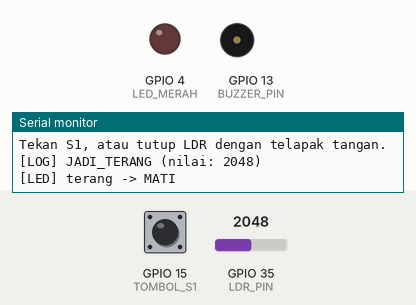
This sketch was run on a simulated ESP32. Parts: output pins drawn as LEDs (lit = HIGH), buzzer (waves = sounding, pin HIGH), the last lines printed to the serial monitor. Inputs (shaded band) come from the test bench; at power-on: GPIO 35 (LDR_PIN) = 2048, GPIO 15 (TOMBOL_S1) LOW.

Above: at 1.2 s.
1.3 s: GPIO 35 (LDR_PIN) set to 2938
2.8 s: GPIO 35 (LDR_PIN) set to 3075
At 3.4 s:
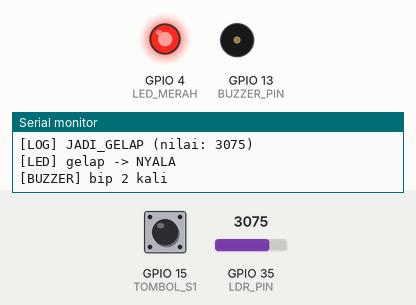
4.5 s: GPIO 15 (TOMBOL_S1) pulled HIGH for 0.15 s
At 4.56 s:
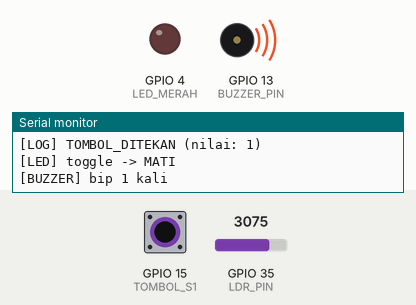
6.1 s: GPIO 15 (TOMBOL_S1) pulled HIGH for 1 s
At 6.16 s:
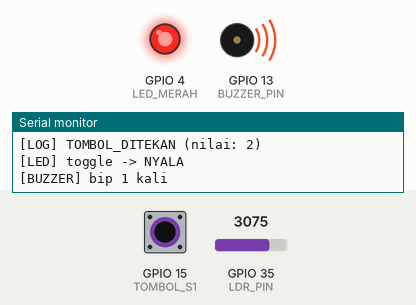
8.6 s: GPIO 15 (TOMBOL_S1) pulled HIGH for 3.2 s
At 9.8 s:
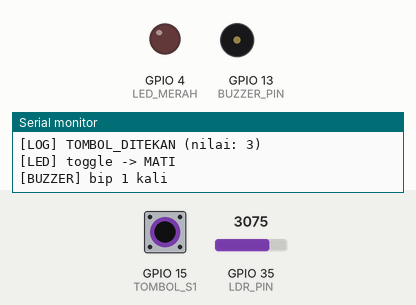
Timing chart, 0 to 11.6 s (numbered marks = the images above; inputs shaded):
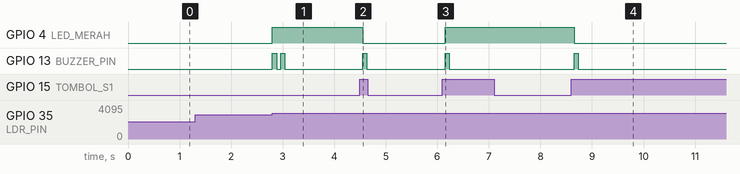

Measured:
- the behaviour switches between 3000 and 3001 on GPIO 35 (LDR_PIN) (found by bisection; images 0 and 1)
- after the input at 1.3 s, every drawn part: stays the same
- after the input at 2.8 s, GPIO 4 (LED_MERAH): LOW → HIGH at once; GPIO 13 (BUZZER_PIN): alternates HIGH for 0.08 s and LOW for 0.08 s, 4 changes in all, then stays LOW, starting at once
- after the input at 4.5 s, GPIO 4 (LED_MERAH): HIGH → LOW after 0.05 s; GPIO 13 (BUZZER_PIN): LOW → HIGH after 0.05 s, → LOW 0.08 s later
- after the input at 6.1 s, GPIO 4 (LED_MERAH): LOW → HIGH after 0.05 s; GPIO 13 (BUZZER_PIN): LOW → HIGH after 0.05 s, → LOW 0.08 s later
- after the input at 8.6 s, GPIO 4 (LED_MERAH): HIGH → LOW after 0.05 s; GPIO 13 (BUZZER_PIN): LOW → HIGH after 0.05 s, → LOW 0.08 s later

The sketch:

p5_event_bus.ino
```cpp
/*
 * BAB 18 - Program 5: Event Bus dengan Antrean Event
 * Sumber event (tombol S1 dan LDR) hanya MENGIRIM event ke antrean.
 * Event bus membagikan setiap event ke semua pendengar yang
 * mendaftar untuk jenis event tersebut.
 *
 * Rangkaian:
 *   Tombol S1 (SW1, pin kuning ke-3) → IO15
 *   LDR (pin kuning ke-1)            → IO35
 *   LED1 (merah)                     → IO4
 *   BUZZ (buzzer aktif)              → IO13
 */

#include <functional>

#define TOMBOL_S1  15
#define LDR_PIN    35
#define LED_MERAH  4
#define BUZZER_PIN 13

// LDR di kit: makin gelap, nilai ADC makin besar. Sesuaikan dengan ruanganmu.
const int AMBANG_GELAP = 3000;   // di atas nilai ini dianggap gelap
const int AMBANG_TERANG = 2500;  // di bawah nilai ini dianggap terang lagi

// ============================================================
// 1. TIPE DATA: jenis event, data event, dan bentuk pendengar
//    (semua tipe ditulis SEBELUM fungsi pertama — lihat catatan)
// ============================================================
enum JenisEvent {
  EVENT_TOMBOL_DITEKAN,
  EVENT_JADI_GELAP,
  EVENT_JADI_TERANG
};

struct Event {
  JenisEvent jenis;
  int nilai;  // data tambahan: jumlah tekan, atau nilai ADC LDR
};

// Pendengar = fungsi apa pun yang menerima sebuah Event
using Pendengar = std::function<void(const Event &)>;

struct Langganan {
  JenisEvent jenis;  // jenis event yang didengarkan
  Pendengar fungsi;  // fungsi yang dipanggil saat event itu terjadi
};

const char *namaEvent(JenisEvent jenis) {
  switch (jenis) {
    case EVENT_TOMBOL_DITEKAN: return "TOMBOL_DITEKAN";
    case EVENT_JADI_GELAP:     return "JADI_GELAP";
    case EVENT_JADI_TERANG:    return "JADI_TERANG";
  }
  return "?";
}

// ============================================================
// 2. ANTREAN EVENT (FIFO, ring buffer)
// ============================================================
const int UKURAN_ANTREAN = 8;
Event antrean[UKURAN_ANTREAN];
int posisiAmbil = 0;  // indeks event yang akan diproses berikutnya
int posisiTaruh = 0;  // indeks tempat event baru akan ditaruh
int jumlahAntre = 0;  // banyaknya event yang sedang menunggu

// Dipanggil oleh SUMBER event: hanya menaruh event di antrean, jadi cepat
void kirimEvent(JenisEvent jenis, int nilai) {
  if (jumlahAntre == UKURAN_ANTREAN) {
    Serial.println("[BUS] Antrean penuh, event dibuang!");
    return;
  }
  antrean[posisiTaruh] = {jenis, nilai};
  posisiTaruh = (posisiTaruh + 1) % UKURAN_ANTREAN;  // setelah indeks 7 kembali ke 0
  jumlahAntre++;
}

// ============================================================
// 3. EVENT BUS: daftar langganan (jenis event → fungsi pendengar)
// ============================================================
const int MAKS_LANGGANAN = 10;
Langganan daftarLangganan[MAKS_LANGGANAN];
int jumlahLangganan = 0;

// Mendaftarkan sebuah pendengar untuk satu jenis event
void dengarkan(JenisEvent jenis, Pendengar fungsi) {
  if (jumlahLangganan == MAKS_LANGGANAN) {
    Serial.println("[BUS] Daftar langganan penuh!");
    return;
  }
  daftarLangganan[jumlahLangganan] = {jenis, fungsi};
  jumlahLangganan++;
}

// Dipanggil di loop(): ambil SATU event, bagikan ke semua pendengarnya
void prosesEvent() {
  if (jumlahAntre == 0) return;
  Event e = antrean[posisiAmbil];
  posisiAmbil = (posisiAmbil + 1) % UKURAN_ANTREAN;
  jumlahAntre--;

  for (int i = 0; i < jumlahLangganan; i++) {
    if (daftarLangganan[i].jenis == e.jenis && daftarLangganan[i].fungsi) {
      daftarLangganan[i].fungsi(e);
    }
  }
}

// ============================================================
// 4. SUMBER EVENT — tidak tahu siapa yang mendengarkan
// ============================================================
// 4a. Tombol S1 (debounce seperti BAB 9)
int bacaanSebelumnya = LOW;
int statusStabil = LOW;
unsigned long waktuBerubah = 0;
int jumlahTekan = 0;

void periksaTombol() {
  int bacaan = digitalRead(TOMBOL_S1);
  if (bacaan != bacaanSebelumnya) {
    waktuBerubah = millis();
    bacaanSebelumnya = bacaan;
  }
  if (millis() - waktuBerubah > 50 && bacaan != statusStabil) {
    statusStabil = bacaan;
    if (statusStabil == HIGH) {
      jumlahTekan++;
      kirimEvent(EVENT_TOMBOL_DITEKAN, jumlahTekan);
    }
  }
}

// 4b. LDR: kirim event hanya saat keadaan berganti (terang <-> gelap)
bool sedangGelap = false;
unsigned long waktuBacaLdr = 0;

void periksaCahaya() {
  if (millis() - waktuBacaLdr < 200) return;  // baca setiap 200 ms
  waktuBacaLdr = millis();

  int nilai = analogRead(LDR_PIN);
  if (!sedangGelap && nilai > AMBANG_GELAP) {
    sedangGelap = true;
    kirimEvent(EVENT_JADI_GELAP, nilai);
  } else if (sedangGelap && nilai < AMBANG_TERANG) {
    sedangGelap = false;
    kirimEvent(EVENT_JADI_TERANG, nilai);
  }
}

// ============================================================
// 5. ALAT BANTU UNTUK PENDENGAR: LED dan buzzer non-blocking
// ============================================================
bool ledNyala = false;

void aturLed(bool nyala) {
  ledNyala = nyala;
  digitalWrite(LED_MERAH, ledNyala ? HIGH : LOW);
}

const unsigned long LAMA_BUNYI = 80;  // ms
int sisaBip = 0;
bool buzzerBunyi = false;
unsigned long waktuBuzzer = 0;

void mulaiBip(int kali) {
  sisaBip = kali;
  buzzerBunyi = true;
  digitalWrite(BUZZER_PIN, HIGH);
  waktuBuzzer = millis();
}

void urusBuzzer() {
  if (sisaBip == 0) return;
  if (millis() - waktuBuzzer < LAMA_BUNYI) return;
  waktuBuzzer = millis();
  if (buzzerBunyi) {
    digitalWrite(BUZZER_PIN, LOW);
    buzzerBunyi = false;
    sisaBip--;
  } else {
    digitalWrite(BUZZER_PIN, HIGH);
    buzzerBunyi = true;
  }
}

// Pendengar yang ditulis sebagai fungsi biasa
void pencatat(const Event &e) {
  Serial.print("[LOG] ");
  Serial.print(namaEvent(e.jenis));
  Serial.print(" (nilai: ");
  Serial.print(e.nilai);
  Serial.println(")");
}

void setup() {
  Serial.begin(115200);
  pinMode(TOMBOL_S1, INPUT);
  pinMode(LED_MERAH, OUTPUT);
  pinMode(BUZZER_PIN, OUTPUT);
  aturLed(false);
  digitalWrite(BUZZER_PIN, LOW);

  // ---- Daftarkan pendengar (urutan daftar = urutan dipanggil) ----
  // Pencatat mendengarkan SEMUA jenis event
  dengarkan(EVENT_TOMBOL_DITEKAN, pencatat);
  dengarkan(EVENT_JADI_GELAP, pencatat);
  dengarkan(EVENT_JADI_TERANG, pencatat);

  // LED merah: toggle saat tombol ditekan, nyala saat gelap, mati saat terang
  dengarkan(EVENT_TOMBOL_DITEKAN, [](const Event &e) {
    aturLed(!ledNyala);
    Serial.println(ledNyala ? "[LED] toggle -> NYALA" : "[LED] toggle -> MATI");
  });
  dengarkan(EVENT_JADI_GELAP, [](const Event &e) {
    aturLed(true);
    Serial.println("[LED] gelap -> NYALA");
  });
  dengarkan(EVENT_JADI_TERANG, [](const Event &e) {
    aturLed(false);
    Serial.println("[LED] terang -> MATI");
  });

  // Buzzer: 1 bip saat tombol ditekan, 2 bip saat menjadi gelap
  dengarkan(EVENT_TOMBOL_DITEKAN, [](const Event &e) {
    mulaiBip(1);
    Serial.println("[BUZZER] bip 1 kali");
  });
  dengarkan(EVENT_JADI_GELAP, [](const Event &e) {
    mulaiBip(2);
    Serial.println("[BUZZER] bip 2 kali");
  });

  Serial.println("BAB 18 - Program 5: Event Bus dengan Antrean Event");
  Serial.println("Tekan S1, atau tutup LDR dengan telapak tangan.");

  // Kirim keadaan cahaya awal supaya LED langsung sesuai kondisi ruangan
  int nilaiAwal = analogRead(LDR_PIN);
  sedangGelap = nilaiAwal > AMBANG_GELAP;
  kirimEvent(sedangGelap ? EVENT_JADI_GELAP : EVENT_JADI_TERANG, nilaiAwal);
}

void loop() {
  periksaTombol();  // sumber event 1
  periksaCahaya();  // sumber event 2
  prosesEvent();    // bagikan satu event (kalau ada) ke pendengarnya
  urusBuzzer();     // jadwal bunyi buzzer tanpa delay()
}
```
